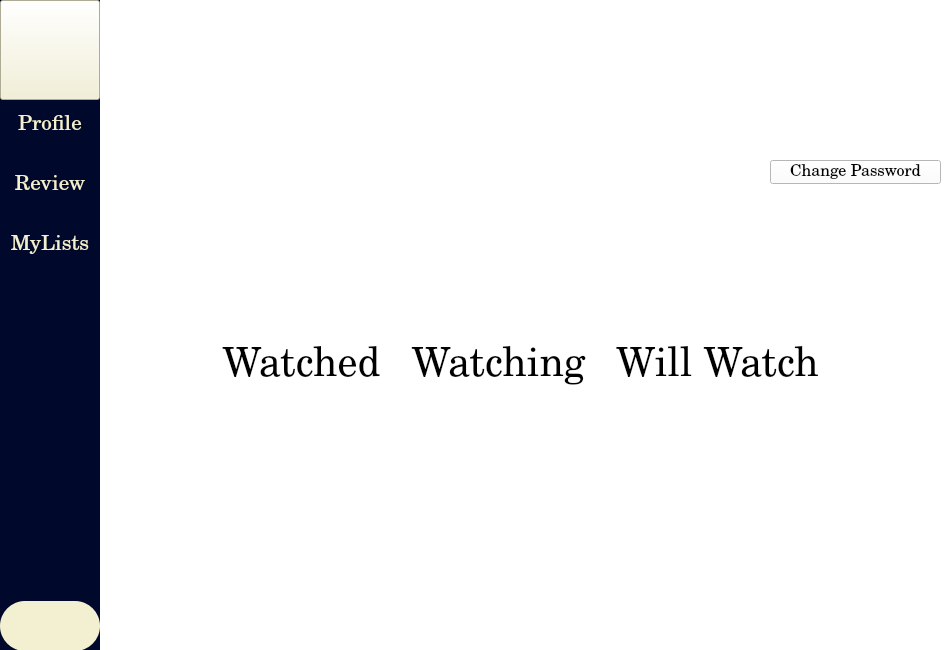
<?xml version="1.0" encoding="UTF-8"?>
<ui version="4.0">
 <class>Form</class>
 <widget class="QWidget" name="Form">
  <property name="geometry">
   <rect>
    <x>0</x>
    <y>0</y>
    <width>950</width>
    <height>650</height>
   </rect>
  </property>
  <property name="minimumSize">
   <size>
    <width>950</width>
    <height>650</height>
   </size>
  </property>
  <property name="maximumSize">
   <size>
    <width>950</width>
    <height>650</height>
   </size>
  </property>
  <property name="sizeIncrement">
   <size>
    <width>300</width>
    <height>200</height>
   </size>
  </property>
  <property name="windowTitle">
   <string>Form</string>
  </property>
  <property name="styleSheet">
   <string notr="true">background-color: rgb(255, 255, 255);</string>
  </property>
  <widget class="QPushButton" name="button">
   <property name="geometry">
    <rect>
     <x>770</x>
     <y>160</y>
     <width>171</width>
     <height>24</height>
    </rect>
   </property>
   <property name="font">
    <font>
     <family>Century Schoolbook</family>
     <pointsize>12</pointsize>
    </font>
   </property>
   <property name="text">
    <string>Change Password</string>
   </property>
   <property name="icon">
    <iconset resource="resources.qrc">
     <normaloff>:/Icons/Icons/settings-3-line.png</normaloff>:/Icons/Icons/settings-3-line.png</iconset>
   </property>
   <property name="iconSize">
    <size>
     <width>24</width>
     <height>24</height>
    </size>
   </property>
  </widget>
  <widget class="QFrame" name="menu">
   <property name="geometry">
    <rect>
     <x>0</x>
     <y>0</y>
     <width>100</width>
     <height>650</height>
    </rect>
   </property>
   <property name="minimumSize">
    <size>
     <width>100</width>
     <height>650</height>
    </size>
   </property>
   <property name="maximumSize">
    <size>
     <width>100</width>
     <height>650</height>
    </size>
   </property>
   <property name="font">
    <font>
     <family>Segoe UI</family>
    </font>
   </property>
   <property name="styleSheet">
    <string notr="true">background-color: rgb(0, 9, 44);</string>
   </property>
   <property name="frameShape">
    <enum>QFrame::StyledPanel</enum>
   </property>
   <property name="frameShadow">
    <enum>QFrame::Raised</enum>
   </property>
   <widget class="QPushButton" name="libmovBT">
    <property name="geometry">
     <rect>
      <x>0</x>
      <y>0</y>
      <width>100</width>
      <height>100</height>
     </rect>
    </property>
    <property name="minimumSize">
     <size>
      <width>100</width>
      <height>100</height>
     </size>
    </property>
    <property name="maximumSize">
     <size>
      <width>100</width>
      <height>100</height>
     </size>
    </property>
    <property name="font">
     <font>
      <family>Verdana</family>
      <pointsize>15</pointsize>
      <bold>true</bold>
     </font>
    </property>
    <property name="styleSheet">
     <string notr="true">background-color: rgb(243, 240, 209);
color: rgb(131, 16, 16);</string>
    </property>
    <property name="text">
     <string/>
    </property>
    <property name="icon">
     <iconset resource="resources.qrc">
      <normaloff>:/Icons/Icons/LIBMOV.png</normaloff>:/Icons/Icons/LIBMOV.png</iconset>
    </property>
    <property name="iconSize">
     <size>
      <width>100</width>
      <height>100</height>
     </size>
    </property>
    <property name="flat">
     <bool>false</bool>
    </property>
   </widget>
   <widget class="QWidget" name="layoutWidget">
    <property name="geometry">
     <rect>
      <x>0</x>
      <y>100</y>
      <width>102</width>
      <height>551</height>
     </rect>
    </property>
    <layout class="QVBoxLayout" name="verticalLayout_4">
     <property name="spacing">
      <number>10</number>
     </property>
     <property name="rightMargin">
      <number>0</number>
     </property>
     <property name="bottomMargin">
      <number>0</number>
     </property>
     <item>
      <widget class="QPushButton" name="profileBT">
       <property name="minimumSize">
        <size>
         <width>100</width>
         <height>50</height>
        </size>
       </property>
       <property name="maximumSize">
        <size>
         <width>100</width>
         <height>50</height>
        </size>
       </property>
       <property name="font">
        <font>
         <family>Century Schoolbook</family>
         <pointsize>16</pointsize>
        </font>
       </property>
       <property name="styleSheet">
        <string notr="true">color:rgb(243, 240, 209);</string>
       </property>
       <property name="text">
        <string>Profile</string>
       </property>
       <property name="flat">
        <bool>true</bool>
       </property>
      </widget>
     </item>
     <item>
      <widget class="QPushButton" name="reviewBT">
       <property name="minimumSize">
        <size>
         <width>100</width>
         <height>50</height>
        </size>
       </property>
       <property name="maximumSize">
        <size>
         <width>100</width>
         <height>50</height>
        </size>
       </property>
       <property name="font">
        <font>
         <family>Century Schoolbook</family>
         <pointsize>16</pointsize>
        </font>
       </property>
       <property name="styleSheet">
        <string notr="true">color:rgb(243, 240, 209);</string>
       </property>
       <property name="text">
        <string>Review</string>
       </property>
       <property name="flat">
        <bool>true</bool>
       </property>
      </widget>
     </item>
     <item>
      <widget class="QPushButton" name="watchBT">
       <property name="minimumSize">
        <size>
         <width>100</width>
         <height>50</height>
        </size>
       </property>
       <property name="maximumSize">
        <size>
         <width>100</width>
         <height>50</height>
        </size>
       </property>
       <property name="font">
        <font>
         <family>Century Schoolbook</family>
         <pointsize>16</pointsize>
        </font>
       </property>
       <property name="styleSheet">
        <string notr="true">color:rgb(243, 240, 209);</string>
       </property>
       <property name="text">
        <string>MyLists</string>
       </property>
       <property name="flat">
        <bool>true</bool>
       </property>
      </widget>
     </item>
     <item>
      <spacer name="verticalSpacer">
       <property name="orientation">
        <enum>Qt::Vertical</enum>
       </property>
       <property name="sizeHint" stdset="0">
        <size>
         <width>20</width>
         <height>40</height>
        </size>
       </property>
      </spacer>
     </item>
     <item>
      <widget class="QPushButton" name="logoutBT">
       <property name="minimumSize">
        <size>
         <width>100</width>
         <height>50</height>
        </size>
       </property>
       <property name="maximumSize">
        <size>
         <width>100</width>
         <height>50</height>
        </size>
       </property>
       <property name="font">
        <font>
         <family>Verdana</family>
         <pointsize>15</pointsize>
         <bold>false</bold>
        </font>
       </property>
       <property name="styleSheet">
        <string notr="true">background-color: rgb(243, 240, 209);
border-radius: 25px;
border-color: rgb(0, 9, 44);</string>
       </property>
       <property name="text">
        <string/>
       </property>
       <property name="icon">
        <iconset resource="resources.qrc">
         <normaloff>:/Icons/Icons/logout-box-line.png</normaloff>:/Icons/Icons/logout-box-line.png</iconset>
       </property>
       <property name="iconSize">
        <size>
         <width>30</width>
         <height>30</height>
        </size>
       </property>
       <property name="flat">
        <bool>false</bool>
       </property>
      </widget>
     </item>
    </layout>
   </widget>
   <zorder>layoutWidget</zorder>
   <zorder>libmovBT</zorder>
  </widget>
  <widget class="QLabel" name="label_8">
   <property name="geometry">
    <rect>
     <x>100</x>
     <y>0</y>
     <width>850</width>
     <height>150</height>
    </rect>
   </property>
   <property name="text">
    <string/>
   </property>
   <property name="pixmap">
    <pixmap resource="resources.qrc">:/Icons/Icons/Profile Title Card.png</pixmap>
   </property>
   <property name="scaledContents">
    <bool>true</bool>
   </property>
   <property name="alignment">
    <set>Qt::AlignCenter</set>
   </property>
  </widget>
  <widget class="QWidget" name="">
   <property name="geometry">
    <rect>
     <x>100</x>
     <y>150</y>
     <width>492</width>
     <height>77</height>
    </rect>
   </property>
   <layout class="QHBoxLayout" name="horizontalLayout">
    <property name="spacing">
     <number>15</number>
    </property>
    <item>
     <widget class="QLabel" name="label_9">
      <property name="maximumSize">
       <size>
        <width>75</width>
        <height>75</height>
       </size>
      </property>
      <property name="text">
       <string/>
      </property>
      <property name="pixmap">
       <pixmap resource="resources.qrc">:/Icons/Icons/user-star-line.png</pixmap>
      </property>
      <property name="scaledContents">
       <bool>true</bool>
      </property>
     </widget>
    </item>
    <item>
     <widget class="QLabel" name="label">
      <property name="minimumSize">
       <size>
        <width>400</width>
        <height>0</height>
       </size>
      </property>
      <property name="maximumSize">
       <size>
        <width>400</width>
        <height>75</height>
       </size>
      </property>
      <property name="font">
       <font>
        <family>Century Schoolbook</family>
        <pointsize>25</pointsize>
       </font>
      </property>
      <property name="text">
       <string/>
      </property>
     </widget>
    </item>
   </layout>
  </widget>
  <widget class="QWidget" name="">
   <property name="geometry">
    <rect>
     <x>100</x>
     <y>340</y>
     <width>841</width>
     <height>128</height>
    </rect>
   </property>
   <layout class="QHBoxLayout" name="horizontalLayout_3">
    <item>
     <spacer name="horizontalSpacer">
      <property name="orientation">
       <enum>Qt::Horizontal</enum>
      </property>
      <property name="sizeHint" stdset="0">
       <size>
        <width>40</width>
        <height>20</height>
       </size>
      </property>
     </spacer>
    </item>
    <item>
     <layout class="QHBoxLayout" name="horizontalLayout_2">
      <property name="spacing">
       <number>30</number>
      </property>
      <item>
       <layout class="QVBoxLayout" name="verticalLayout">
        <property name="spacing">
         <number>25</number>
        </property>
        <item>
         <widget class="QLabel" name="label_5">
          <property name="font">
           <font>
            <family>Century Schoolbook</family>
            <pointsize>30</pointsize>
           </font>
          </property>
          <property name="text">
           <string>Watched</string>
          </property>
          <property name="alignment">
           <set>Qt::AlignCenter</set>
          </property>
         </widget>
        </item>
        <item>
         <widget class="QLabel" name="label_2">
          <property name="font">
           <font>
            <family>Century Schoolbook</family>
            <pointsize>30</pointsize>
           </font>
          </property>
          <property name="text">
           <string/>
          </property>
          <property name="alignment">
           <set>Qt::AlignCenter</set>
          </property>
         </widget>
        </item>
       </layout>
      </item>
      <item>
       <layout class="QVBoxLayout" name="verticalLayout_2">
        <property name="spacing">
         <number>25</number>
        </property>
        <item>
         <widget class="QLabel" name="label_6">
          <property name="font">
           <font>
            <family>Century Schoolbook</family>
            <pointsize>30</pointsize>
           </font>
          </property>
          <property name="text">
           <string>Watching</string>
          </property>
          <property name="alignment">
           <set>Qt::AlignCenter</set>
          </property>
         </widget>
        </item>
        <item>
         <widget class="QLabel" name="label_3">
          <property name="font">
           <font>
            <family>Century Schoolbook</family>
            <pointsize>30</pointsize>
           </font>
          </property>
          <property name="text">
           <string/>
          </property>
          <property name="alignment">
           <set>Qt::AlignCenter</set>
          </property>
         </widget>
        </item>
       </layout>
      </item>
      <item>
       <layout class="QVBoxLayout" name="verticalLayout_3">
        <property name="spacing">
         <number>25</number>
        </property>
        <item>
         <widget class="QLabel" name="label_7">
          <property name="font">
           <font>
            <family>Century Schoolbook</family>
            <pointsize>30</pointsize>
           </font>
          </property>
          <property name="text">
           <string>Will Watch</string>
          </property>
          <property name="alignment">
           <set>Qt::AlignCenter</set>
          </property>
         </widget>
        </item>
        <item>
         <widget class="QLabel" name="label_4">
          <property name="font">
           <font>
            <family>Century Schoolbook</family>
            <pointsize>30</pointsize>
           </font>
          </property>
          <property name="text">
           <string/>
          </property>
          <property name="alignment">
           <set>Qt::AlignCenter</set>
          </property>
         </widget>
        </item>
       </layout>
      </item>
     </layout>
    </item>
    <item>
     <spacer name="horizontalSpacer_2">
      <property name="orientation">
       <enum>Qt::Horizontal</enum>
      </property>
      <property name="sizeHint" stdset="0">
       <size>
        <width>40</width>
        <height>20</height>
       </size>
      </property>
     </spacer>
    </item>
   </layout>
  </widget>
  <zorder>button</zorder>
  <zorder>menu</zorder>
  <zorder>layoutWidget</zorder>
  <zorder>layoutWidget</zorder>
  <zorder>label_8</zorder>
  <zorder>horizontalSpacer</zorder>
  <zorder>horizontalSpacer_2</zorder>
 </widget>
 <resources>
  <include location="resources.qrc"/>
 </resources>
 <connections/>
</ui>
